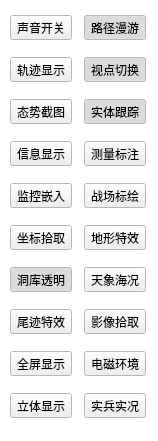
<?xml version="1.0" encoding="UTF-8"?>
<ui version="4.0">
 <class>ByyDockToolBar</class>
 <widget class="QDockWidget" name="ByyDockToolBar">
  <property name="geometry">
   <rect>
    <x>0</x>
    <y>0</y>
    <width>158</width>
    <height>441</height>
   </rect>
  </property>
  <property name="sizePolicy">
   <sizepolicy hsizetype="Maximum" vsizetype="Preferred">
    <horstretch>0</horstretch>
    <verstretch>0</verstretch>
   </sizepolicy>
  </property>
  <property name="allowedAreas">
   <set>Qt::BottomDockWidgetArea|Qt::LeftDockWidgetArea|Qt::RightDockWidgetArea</set>
  </property>
  <property name="windowTitle">
   <string>操控</string>
  </property>
  <widget class="QWidget" name="widget">
   <property name="palette">
    <palette>
     <active>
      <colorrole role="Base">
       <brush brushstyle="SolidPattern">
        <color alpha="255">
         <red>255</red>
         <green>255</green>
         <blue>255</blue>
        </color>
       </brush>
      </colorrole>
      <colorrole role="Window">
       <brush brushstyle="SolidPattern">
        <color alpha="255">
         <red>255</red>
         <green>255</green>
         <blue>255</blue>
        </color>
       </brush>
      </colorrole>
     </active>
     <inactive>
      <colorrole role="Base">
       <brush brushstyle="SolidPattern">
        <color alpha="255">
         <red>255</red>
         <green>255</green>
         <blue>255</blue>
        </color>
       </brush>
      </colorrole>
      <colorrole role="Window">
       <brush brushstyle="SolidPattern">
        <color alpha="255">
         <red>255</red>
         <green>255</green>
         <blue>255</blue>
        </color>
       </brush>
      </colorrole>
     </inactive>
     <disabled>
      <colorrole role="Base">
       <brush brushstyle="SolidPattern">
        <color alpha="255">
         <red>255</red>
         <green>255</green>
         <blue>255</blue>
        </color>
       </brush>
      </colorrole>
      <colorrole role="Window">
       <brush brushstyle="SolidPattern">
        <color alpha="255">
         <red>255</red>
         <green>255</green>
         <blue>255</blue>
        </color>
       </brush>
      </colorrole>
     </disabled>
    </palette>
   </property>
   <property name="autoFillBackground">
    <bool>true</bool>
   </property>
   <layout class="QGridLayout" name="gridLayout">
    <property name="margin">
     <number>1</number>
    </property>
    <property name="spacing">
     <number>3</number>
    </property>
    <item row="0" column="0">
     <widget class="QToolButton" name="audioButton">
      <property name="text">
       <string>声音开关</string>
      </property>
      <property name="iconSize">
       <size>
        <width>24</width>
        <height>24</height>
       </size>
      </property>
      <property name="shortcut">
       <string>Ctrl+V</string>
      </property>
      <property name="checkable">
       <bool>true</bool>
      </property>
      <property name="toolButtonStyle">
       <enum>Qt::ToolButtonTextUnderIcon</enum>
      </property>
     </widget>
    </item>
    <item row="0" column="1">
     <widget class="QToolButton" name="animationPathButton">
      <property name="text">
       <string>路径漫游</string>
      </property>
      <property name="iconSize">
       <size>
        <width>24</width>
        <height>24</height>
       </size>
      </property>
      <property name="shortcut">
       <string>Ctrl+R</string>
      </property>
      <property name="checkable">
       <bool>true</bool>
      </property>
      <property name="checked">
       <bool>true</bool>
      </property>
      <property name="toolButtonStyle">
       <enum>Qt::ToolButtonTextUnderIcon</enum>
      </property>
     </widget>
    </item>
    <item row="1" column="0">
     <widget class="QToolButton" name="pathButton">
      <property name="text">
       <string>轨迹显示</string>
      </property>
      <property name="iconSize">
       <size>
        <width>24</width>
        <height>24</height>
       </size>
      </property>
      <property name="shortcut">
       <string>Ctrl+T</string>
      </property>
      <property name="checkable">
       <bool>true</bool>
      </property>
      <property name="toolButtonStyle">
       <enum>Qt::ToolButtonTextUnderIcon</enum>
      </property>
     </widget>
    </item>
    <item row="1" column="1">
     <widget class="QToolButton" name="viewpointButton">
      <property name="text">
       <string>视点切换</string>
      </property>
      <property name="iconSize">
       <size>
        <width>24</width>
        <height>24</height>
       </size>
      </property>
      <property name="shortcut">
       <string>Ctrl+C</string>
      </property>
      <property name="checkable">
       <bool>true</bool>
      </property>
      <property name="checked">
       <bool>true</bool>
      </property>
      <property name="toolButtonStyle">
       <enum>Qt::ToolButtonTextUnderIcon</enum>
      </property>
     </widget>
    </item>
    <item row="2" column="0">
     <widget class="QToolButton" name="screenshotButton">
      <property name="text">
       <string>态势截图</string>
      </property>
      <property name="iconSize">
       <size>
        <width>24</width>
        <height>24</height>
       </size>
      </property>
      <property name="shortcut">
       <string>Ctrl+P</string>
      </property>
      <property name="toolButtonStyle">
       <enum>Qt::ToolButtonTextUnderIcon</enum>
      </property>
     </widget>
    </item>
    <item row="2" column="1">
     <widget class="QToolButton" name="objectButton">
      <property name="text">
       <string>实体跟踪</string>
      </property>
      <property name="iconSize">
       <size>
        <width>24</width>
        <height>24</height>
       </size>
      </property>
      <property name="shortcut">
       <string>Ctrl+E</string>
      </property>
      <property name="checkable">
       <bool>true</bool>
      </property>
      <property name="checked">
       <bool>true</bool>
      </property>
      <property name="toolButtonStyle">
       <enum>Qt::ToolButtonTextUnderIcon</enum>
      </property>
     </widget>
    </item>
    <item row="3" column="0">
     <widget class="QToolButton" name="infoButton">
      <property name="text">
       <string>信息显示</string>
      </property>
      <property name="iconSize">
       <size>
        <width>24</width>
        <height>24</height>
       </size>
      </property>
      <property name="shortcut">
       <string>Ctrl+I</string>
      </property>
      <property name="checkable">
       <bool>true</bool>
      </property>
      <property name="toolButtonStyle">
       <enum>Qt::ToolButtonTextUnderIcon</enum>
      </property>
     </widget>
    </item>
    <item row="3" column="1">
     <widget class="QToolButton" name="measureButton">
      <property name="text">
       <string>测量标注</string>
      </property>
      <property name="iconSize">
       <size>
        <width>24</width>
        <height>24</height>
       </size>
      </property>
      <property name="shortcut">
       <string>Ctrl+M</string>
      </property>
      <property name="checkable">
       <bool>true</bool>
      </property>
      <property name="toolButtonStyle">
       <enum>Qt::ToolButtonTextUnderIcon</enum>
      </property>
     </widget>
    </item>
    <item row="4" column="0">
     <widget class="QToolButton" name="videoMonitorButton">
      <property name="text">
       <string>监控嵌入</string>
      </property>
      <property name="iconSize">
       <size>
        <width>24</width>
        <height>24</height>
       </size>
      </property>
      <property name="shortcut">
       <string>Ctrl+E</string>
      </property>
      <property name="checkable">
       <bool>true</bool>
      </property>
      <property name="toolButtonStyle">
       <enum>Qt::ToolButtonTextUnderIcon</enum>
      </property>
     </widget>
    </item>
    <item row="4" column="1">
     <widget class="QToolButton" name="topographyButton">
      <property name="text">
       <string>战场标绘</string>
      </property>
      <property name="iconSize">
       <size>
        <width>24</width>
        <height>24</height>
       </size>
      </property>
      <property name="shortcut">
       <string>Ctrl+L</string>
      </property>
      <property name="checkable">
       <bool>true</bool>
      </property>
      <property name="toolButtonStyle">
       <enum>Qt::ToolButtonTextUnderIcon</enum>
      </property>
     </widget>
    </item>
    <item row="5" column="0">
     <widget class="QToolButton" name="mouseCoordsButton">
      <property name="text">
       <string>坐标拾取</string>
      </property>
      <property name="iconSize">
       <size>
        <width>24</width>
        <height>24</height>
       </size>
      </property>
      <property name="shortcut">
       <string>Ctrl+C</string>
      </property>
      <property name="checkable">
       <bool>true</bool>
      </property>
      <property name="toolButtonStyle">
       <enum>Qt::ToolButtonTextUnderIcon</enum>
      </property>
     </widget>
    </item>
    <item row="5" column="1">
     <widget class="QToolButton" name="effectsButton">
      <property name="text">
       <string>地形特效</string>
      </property>
      <property name="iconSize">
       <size>
        <width>24</width>
        <height>24</height>
       </size>
      </property>
      <property name="shortcut">
       <string>Ctrl+P</string>
      </property>
      <property name="checkable">
       <bool>true</bool>
      </property>
      <property name="toolButtonStyle">
       <enum>Qt::ToolButtonTextUnderIcon</enum>
      </property>
     </widget>
    </item>
    <item row="6" column="0">
     <widget class="QToolButton" name="caveTransparencyButton">
      <property name="text">
       <string>洞库透明</string>
      </property>
      <property name="iconSize">
       <size>
        <width>24</width>
        <height>24</height>
       </size>
      </property>
      <property name="shortcut">
       <string>Ctrl+T</string>
      </property>
      <property name="checkable">
       <bool>true</bool>
      </property>
      <property name="checked">
       <bool>true</bool>
      </property>
      <property name="toolButtonStyle">
       <enum>Qt::ToolButtonTextUnderIcon</enum>
      </property>
     </widget>
    </item>
    <item row="6" column="1">
     <widget class="QToolButton" name="environmentButton">
      <property name="text">
       <string>天象海况</string>
      </property>
      <property name="iconSize">
       <size>
        <width>24</width>
        <height>24</height>
       </size>
      </property>
      <property name="shortcut">
       <string>Ctrl+E</string>
      </property>
      <property name="checkable">
       <bool>true</bool>
      </property>
      <property name="toolButtonStyle">
       <enum>Qt::ToolButtonTextUnderIcon</enum>
      </property>
     </widget>
    </item>
    <item row="7" column="0">
     <widget class="QToolButton" name="wakeButton">
      <property name="text">
       <string>尾迹特效</string>
      </property>
      <property name="iconSize">
       <size>
        <width>24</width>
        <height>24</height>
       </size>
      </property>
      <property name="shortcut">
       <string>Ctrl+W</string>
      </property>
      <property name="checkable">
       <bool>true</bool>
      </property>
      <property name="toolButtonStyle">
       <enum>Qt::ToolButtonTextUnderIcon</enum>
      </property>
     </widget>
    </item>
    <item row="7" column="1">
     <widget class="QToolButton" name="videoRecordButton">
      <property name="text">
       <string>影像拾取</string>
      </property>
      <property name="iconSize">
       <size>
        <width>24</width>
        <height>24</height>
       </size>
      </property>
      <property name="shortcut">
       <string>Ctrl+S</string>
      </property>
      <property name="checkable">
       <bool>true</bool>
      </property>
      <property name="toolButtonStyle">
       <enum>Qt::ToolButtonTextUnderIcon</enum>
      </property>
     </widget>
    </item>
    <item row="8" column="0">
     <widget class="QToolButton" name="fullScreenButton">
      <property name="text">
       <string>全屏显示</string>
      </property>
      <property name="iconSize">
       <size>
        <width>24</width>
        <height>24</height>
       </size>
      </property>
      <property name="checkable">
       <bool>true</bool>
      </property>
      <property name="toolButtonStyle">
       <enum>Qt::ToolButtonTextUnderIcon</enum>
      </property>
     </widget>
    </item>
    <item row="8" column="1">
     <widget class="QToolButton" name="electromagneticButton">
      <property name="text">
       <string>电磁环境</string>
      </property>
      <property name="iconSize">
       <size>
        <width>24</width>
        <height>24</height>
       </size>
      </property>
      <property name="shortcut">
       <string>Ctrl+B</string>
      </property>
      <property name="checkable">
       <bool>true</bool>
      </property>
      <property name="toolButtonStyle">
       <enum>Qt::ToolButtonTextUnderIcon</enum>
      </property>
     </widget>
    </item>
    <item row="9" column="0">
     <widget class="QToolButton" name="stereoButton">
      <property name="text">
       <string>立体显示</string>
      </property>
      <property name="iconSize">
       <size>
        <width>24</width>
        <height>24</height>
       </size>
      </property>
      <property name="shortcut">
       <string>Ctrl+S</string>
      </property>
      <property name="checkable">
       <bool>true</bool>
      </property>
      <property name="toolButtonStyle">
       <enum>Qt::ToolButtonTextUnderIcon</enum>
      </property>
     </widget>
    </item>
    <item row="9" column="1">
     <widget class="QToolButton" name="realForceButton">
      <property name="text">
       <string>实兵实况</string>
      </property>
      <property name="iconSize">
       <size>
        <width>24</width>
        <height>24</height>
       </size>
      </property>
      <property name="shortcut">
       <string>Ctrl+N</string>
      </property>
      <property name="checkable">
       <bool>true</bool>
      </property>
      <property name="toolButtonStyle">
       <enum>Qt::ToolButtonTextUnderIcon</enum>
      </property>
     </widget>
    </item>
   </layout>
  </widget>
 </widget>
 <layoutdefault spacing="6" margin="11"/>
 <resources/>
 <connections/>
</ui>
